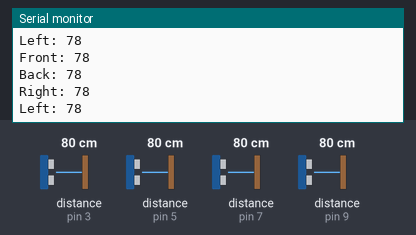
Simulated run of this sketch. Board: Arduino Uno, built with avr-gcc and run on an emulated ATmega328P. On the bench: the last lines printed to the serial monitor. Wiring (inferred from the names in the program): 4 × ultrasonic range finder: trigger pin 2, echo pin 3 / trigger pin 4, echo pin 5 / trigger pin 6, echo pin 7 / trigger pin 8, echo pin 9. The inputs (shaded band) are chosen by the test bench; at power-on: distance to the obstacle (sensors on pin 3, pin 5, pin 7, pin 9) 80 cm. The echo pulse lasts 58.3 µs per cm.

Above: at 1.2 s.
1.3 s: distance to the obstacle (sensor on pin 3) set to 2 cm
At 2.4 s:
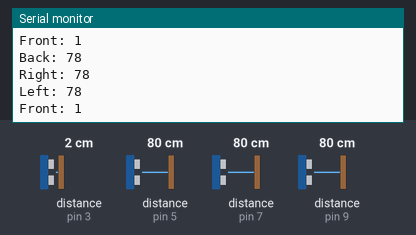
4.3 s: distance to the obstacle (sensor on pin 5) set to 120 cm
At 4.9 s:
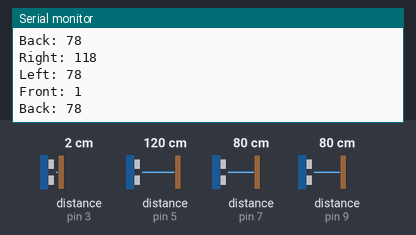
7.3 s: distance to the obstacle (sensor on pin 7) set to 2 cm
At 7.9 s:
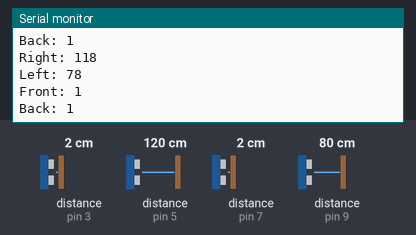
8.8 s: distance to the obstacle (sensor on pin 9) set to 2 cm
At 9.6 s:
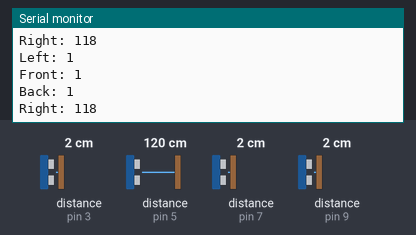
11.8 s: distance to the obstacle (sensor on pin 3) set to 120 cm
At 12.7 s:
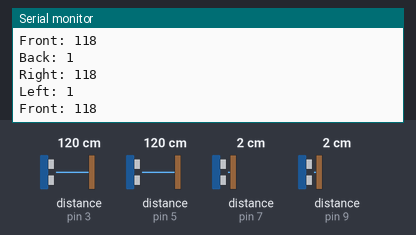
14.8 s: distance to the obstacle (sensor on pin 5) set to 2 cm
At 15.7 s:
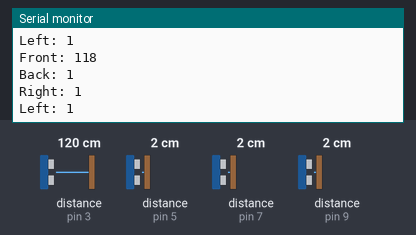
Timing chart, 0 to 17.8 s (numbered marks = the images above; inputs shaded):
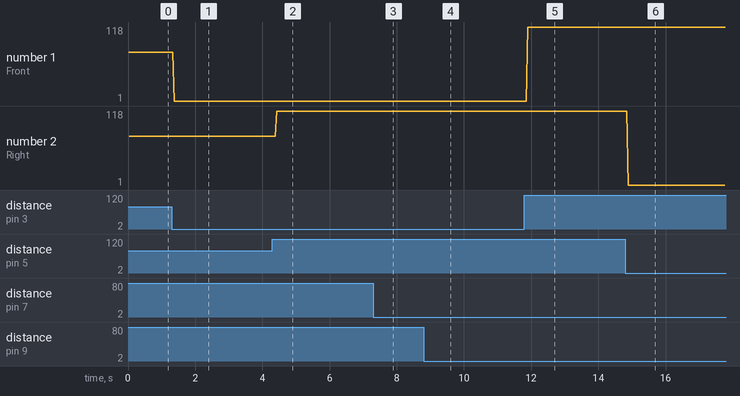

The sketch:

UltraSonic.ino
```cpp
// Test Here
// https://wokwi.com/projects/376388775617985537

#define FrontTrig     2
#define BackTrig      6
#define RightTrig     4
#define LeftTrig      8

#define FrontEcho     3
#define BackEcho      7
#define RightEcho     5
#define LeftEcho      9


uint16_t Front_US()
{
  digitalWrite(FrontTrig, LOW);
  delayMicroseconds(2);
  digitalWrite(FrontTrig, HIGH);
  delayMicroseconds(10);
  digitalWrite(FrontTrig, LOW);

  uint16_t FrontTime    = pulseIn(FrontEcho, HIGH);

  return FrontTime * 0.034 / 2; //344 meter per second -> 0.000344 meter per micro second -> 0.0344 centimeter per micro second
}

uint16_t Back_US()
{
  digitalWrite(BackTrig, LOW);
  delayMicroseconds(2);
  digitalWrite(BackTrig, HIGH);
  delayMicroseconds(10);
  digitalWrite(BackTrig, LOW);

  uint16_t BackTime    = pulseIn(BackEcho, HIGH);

  return BackTime * 0.034 / 2; //344 meter per second -> 0.000344 meter per micro second -> 0.0344 centimeter per micro second
}

uint16_t Right_US()
{
  digitalWrite(RightTrig, LOW);
  delayMicroseconds(2);
  digitalWrite(RightTrig, HIGH);
  delayMicroseconds(10);
  digitalWrite(RightTrig, LOW);

  uint16_t RightTime    = pulseIn(RightEcho, HIGH);

  return RightTime * 0.034 / 2; //344 meter per second -> 0.000344 meter per micro second -> 0.0344 centimeter per micro second
}

uint16_t Left_US()
{
  digitalWrite(LeftTrig, LOW);
  delayMicroseconds(2);
  digitalWrite(LeftTrig, HIGH);
  delayMicroseconds(10);
  digitalWrite(LeftTrig, LOW);

  uint16_t LeftTime    = pulseIn(LeftEcho, HIGH);

  return LeftTime * 0.034 / 2; //344 meter per second -> 0.000344 meter per micro second -> 0.0344 centimeter per micro second
}

void setup() {
  // put your setup code here, to run once:
  Serial.begin(9600);

  pinMode(FrontTrig, OUTPUT);
  pinMode(BackTrig, OUTPUT);
  pinMode(RightTrig, OUTPUT);
  pinMode(LeftTrig, OUTPUT);

  pinMode(FrontEcho, INPUT);
  pinMode(BackEcho, INPUT);
  pinMode(RightEcho, INPUT);
  pinMode(LeftEcho, INPUT);
}

void loop() {

  uint16_t Front = Front_US();
  uint16_t Back = Back_US();
  uint16_t Right = Right_US();
  uint16_t Left = Left_US();

  Serial.print("Front: ");
  Serial.println(Front);

  Serial.print("Back: ");
  Serial.println(Back);

  Serial.print("Right: ");
  Serial.println(Right);

  Serial.print("Left: ");
  Serial.println(Left);
}
```

Measured:
- after the input at 1.3 s, the serial monitor: prints a new line after 0.07 s (image 1)
- after the input at 4.3 s, the serial monitor: prints a new line after 0.12 s (image 2)
- after the input at 7.3 s, the serial monitor: prints a new line after 0.08 s (image 3)
- after the input at 8.8 s, the serial monitor: prints a new line after 0.10 s (image 4)
- after the input at 11.8 s, the serial monitor: prints a new line after 0.10 s (image 5)
- after the input at 14.8 s, the serial monitor: prints a new line after 0.09 s (image 6)
- plotted number 1: 78 → 1 after the input at 1.3 s
- plotted number 2: 78 → 118 after the input at 4.3 s
